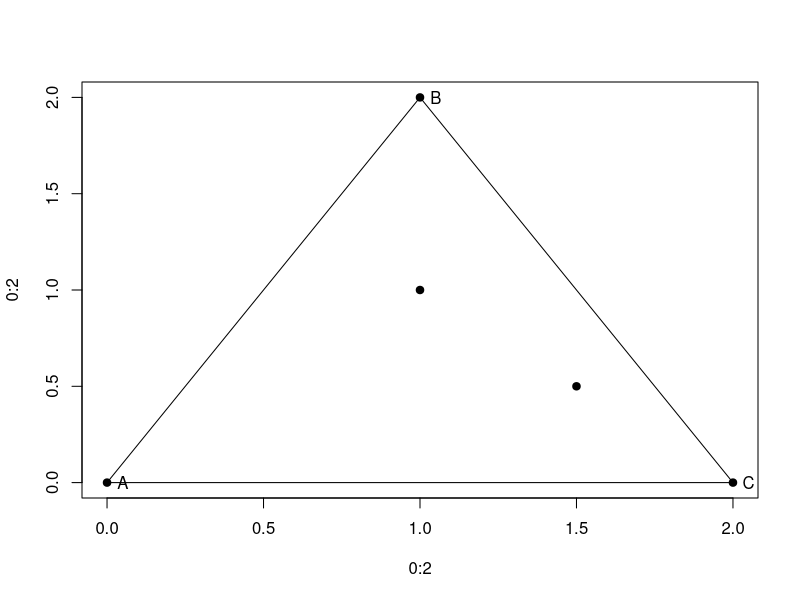

This figure's R source:
# Notes 10 Code


# Example using if, else if, and else

alternative <- "two.sided"
teststat <- -1.5
pval <- NA

if(alternative == "less") { pval <- pnorm(teststat)
  } else if(alternative == "greater") { pval <- pnorm(teststat, lower.tail = FALSE)
  } else { pval <- pnorm(-abs(teststat)) * 2 }

pval


# We updated the example to produce an error if alternative is misspecified

alternative <- "greaterthan"
teststat <- -1.5
pval <- NA

if(alternative == "less") { pval <- pnorm(teststat)
  } else if(alternative == "greater") { pval <- pnorm(teststat, lower.tail = FALSE)
  } else if(alternative == "two.sided") { pval <- pnorm(-abs(teststat)) * 2 
  } else { print("Please make alternative less, greater, or two.sided")}

pval


# Examples using ifelse() function

temp <- 30
ifelse(temp > 32, "above freezing", "below freezing")

temp <- 100
ifelse(temp > 32, "above freezing", "below freezing")


# Example using case_when for multiple conditions

library(dplyr)
temp <- 65
case_when(temp <= 32 ~ "freezing",
          temp < 55 ~ "a bit chilly",
          temp < 75 ~ "perfect",
          temp < 90 ~ "getting hot",
          TRUE ~ "too hot!")



# Chaos Game code

## Sets up initial graph

plot(0:2, 0:2, type = "n")
x <- c(0, 1, 2)
y <- c(0, 2, 0)
points(x, y, pch = 19)
labels <- c("A", "B", "C")
text(x + 0.05, y, labels)
segments(0, 0, 2, 0)
segments(0, 0, 1, 2)
segments(1, 2, 2, 0)
points(1, 1, pch = 19)

## Sets up starting values for x/y and vertices to sample from

myX <- 1
myY <- 1
myvertices <- c("A", "B", "C")


# Re-run code below multiple times to build the picture

## Randomly chooses a corner

mycorner <- sample(myvertices, size = 1)

## Moves halfway from current x/y point to chosen corner

if(mycorner == "A") {
  myX <- (0 + myX) / 2
  myY <- (0 + myY) / 2
}
if(mycorner == "B") {
  myX <- (1 + myX) / 2
  myY <- (2 + myY) / 2
}
if(mycorner == "C") {
  myX <- (2 + myX) / 2
  myY <- (0 + myY) / 2
}

points(myX, myY, pch = 19)

# This takes too long... We will see how to use for loops in Activity 10B



# For loops

# Example 1

for(i in 1:5) { print(i) }


# Example 2

for(i in seq(0, 10, 2)) { print(i) }


# Example 3

for(j in c(1, 12, 50)) {
  print(j)
  print(2 * j)
}


# Example 4

sum <- 0
for(k in 1:10) {
  sum <- sum + k
}
sum


# Example 5

# Practice writing this code before constructing loop
sum <- 1

k <- 2
sum[k] <- sum[k - 1] + k
sum

k <- 3
sum[k] <- sum[k - 1] + k
sum

# Full loop

sum <- 1
for(k in 2:10) {
  sum[k] <- sum[k - 1] + k
}
sum



# Example 6

m <- NULL
n <- NULL
mymat <- matrix(1:25, nrow = 5, ncol = 5, byrow = TRUE)

for(i in 1:length(mymat[1, ])) {
  m[i] <- mean(mymat[, i])
  n[i] <- mean(mymat[i, ]) # added to calculate row mean too
}

m
n
